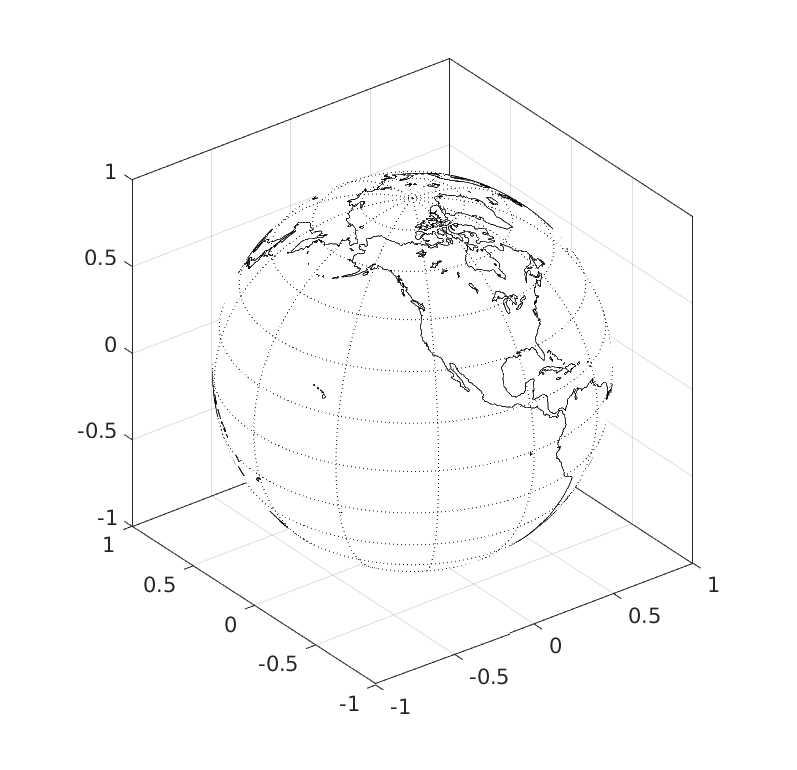

Generate this figure with Julia:
"""
Example with Julia
"""

include("../src/PLOTLAB.jl")

PLOTLAB.close_all()     # close all figure
fig = PLOTLAB.figure(
	3,
	size=[200,200,500,500],
	box=true
)                       # create new figure

# plot Earth
ticks = [-1.5, -1.0, -0.5, 0, 0.5, 1.0, 1.5]
PLOTLAB.plot_earth_geoid(1, ticks)

# save
PLOTLAB.saveas(fig, "example_geoid.png")
